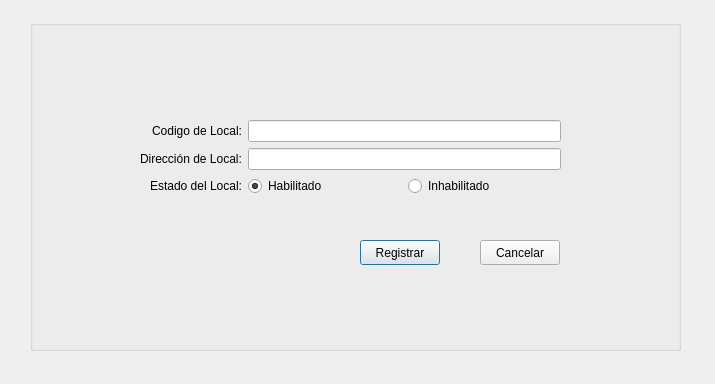
<?xml version="1.0" encoding="UTF-8"?>
<ui version="4.0">
 <class>registrarLocal</class>
 <widget class="QDialog" name="registrarLocal">
  <property name="geometry">
   <rect>
    <x>0</x>
    <y>0</y>
    <width>715</width>
    <height>384</height>
   </rect>
  </property>
  <property name="windowTitle">
   <string>Registrar Local de Vacunación</string>
  </property>
  <widget class="QGroupBox" name="groupBox">
   <property name="geometry">
    <rect>
     <x>30</x>
     <y>20</y>
     <width>651</width>
     <height>331</height>
    </rect>
   </property>
   <property name="title">
    <string/>
   </property>
   <widget class="QWidget" name="formLayoutWidget">
    <property name="geometry">
     <rect>
      <x>110</x>
      <y>100</y>
      <width>421</width>
      <height>101</height>
     </rect>
    </property>
    <layout class="QFormLayout" name="formLayout">
     <property name="labelAlignment">
      <set>Qt::AlignRight|Qt::AlignTrailing|Qt::AlignVCenter</set>
     </property>
     <item row="0" column="0">
      <widget class="QLabel" name="label">
       <property name="text">
        <string>Codigo de Local:</string>
       </property>
      </widget>
     </item>
     <item row="0" column="1">
      <widget class="QLineEdit" name="codigoLocalTxt"/>
     </item>
     <item row="1" column="0">
      <widget class="QLabel" name="label_3">
       <property name="text">
        <string>Dirección de Local:</string>
       </property>
      </widget>
     </item>
     <item row="1" column="1">
      <widget class="QLineEdit" name="direccionLocalTxt"/>
     </item>
     <item row="2" column="0">
      <widget class="QLabel" name="label_4">
       <property name="text">
        <string>Estado del Local:</string>
       </property>
      </widget>
     </item>
     <item row="2" column="1">
      <layout class="QHBoxLayout" name="horizontalLayout">
       <item>
        <widget class="QRadioButton" name="habilitarLocalRb">
         <property name="text">
          <string>Habilitado</string>
         </property>
         <property name="checked">
          <bool>true</bool>
         </property>
        </widget>
       </item>
       <item>
        <widget class="QRadioButton" name="inhabilitarLocalRb">
         <property name="text">
          <string>Inhabilitado</string>
         </property>
        </widget>
       </item>
      </layout>
     </item>
    </layout>
   </widget>
   <widget class="QPushButton" name="registrarLocalPb">
    <property name="geometry">
     <rect>
      <x>330</x>
      <y>220</y>
      <width>80</width>
      <height>25</height>
     </rect>
    </property>
    <property name="text">
     <string>Registrar</string>
    </property>
   </widget>
   <widget class="QPushButton" name="cancelarLocalPb">
    <property name="geometry">
     <rect>
      <x>450</x>
      <y>220</y>
      <width>80</width>
      <height>25</height>
     </rect>
    </property>
    <property name="text">
     <string>Cancelar</string>
    </property>
   </widget>
  </widget>
 </widget>
 <tabstops>
  <tabstop>codigoLocalTxt</tabstop>
  <tabstop>direccionLocalTxt</tabstop>
  <tabstop>habilitarLocalRb</tabstop>
  <tabstop>inhabilitarLocalRb</tabstop>
  <tabstop>registrarLocalPb</tabstop>
  <tabstop>cancelarLocalPb</tabstop>
 </tabstops>
 <resources/>
 <connections/>
</ui>
